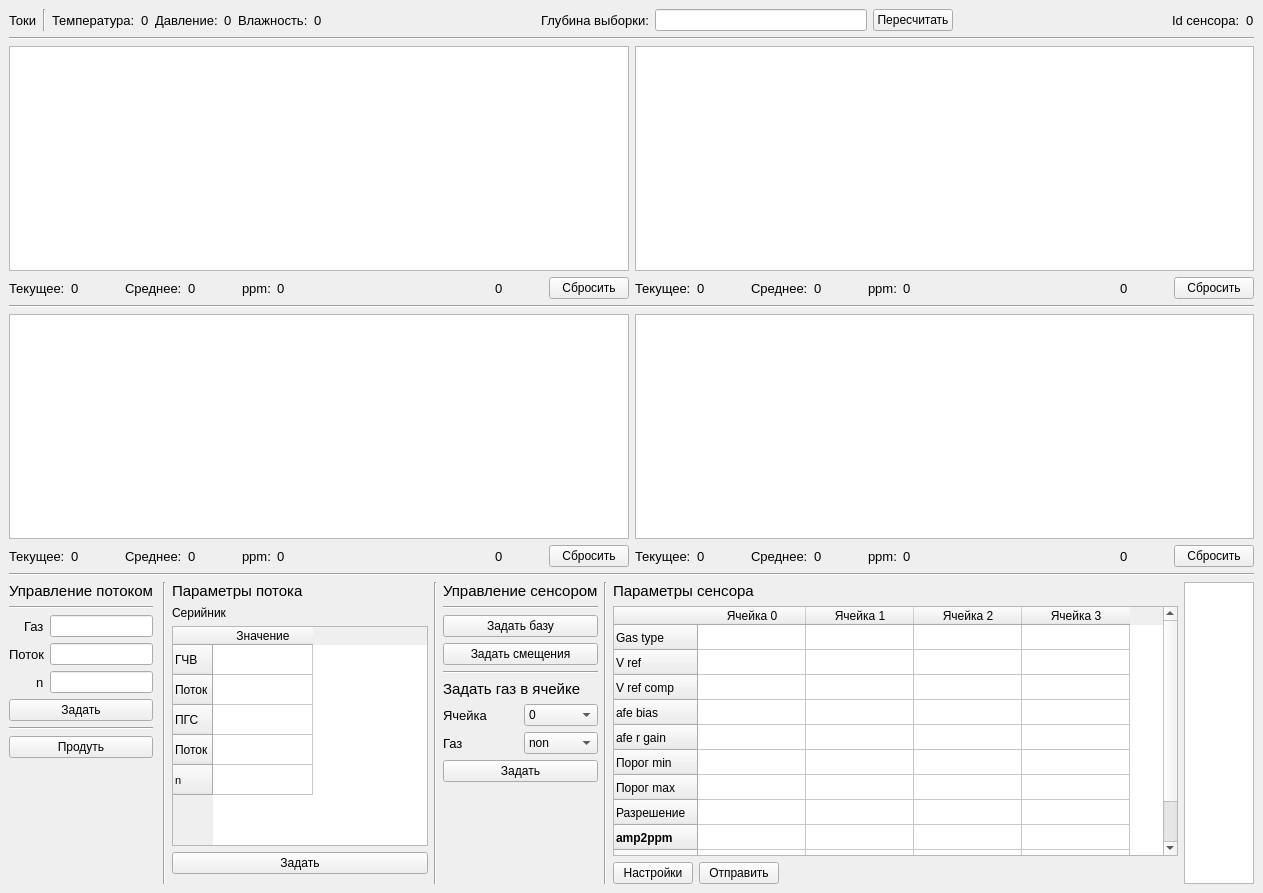
<?xml version="1.0" encoding="UTF-8"?>
<ui version="4.0">
 <class>MainWindow</class>
 <widget class="QMainWindow" name="MainWindow">
  <property name="geometry">
   <rect>
    <x>0</x>
    <y>0</y>
    <width>1263</width>
    <height>893</height>
   </rect>
  </property>
  <property name="baseSize">
   <size>
    <width>4</width>
    <height>7</height>
   </size>
  </property>
  <property name="windowTitle">
   <string>MainWindow</string>
  </property>
  <widget class="QWidget" name="centralwidget">
   <layout class="QVBoxLayout" name="verticalLayout_8" stretch="4,0,1">
    <item>
     <layout class="QVBoxLayout" name="verticalLayout_3">
      <item>
       <layout class="QHBoxLayout" name="horizontalLayout_4" stretch="0,0,0,0,0,0,0,0,0,0,0,0,0,0,0">
        <item>
         <widget class="QLabel" name="label_21">
          <property name="font">
           <font>
            <pointsize>10</pointsize>
           </font>
          </property>
          <property name="text">
           <string>Токи</string>
          </property>
         </widget>
        </item>
        <item>
         <widget class="Line" name="line_5">
          <property name="orientation">
           <enum>Qt::Vertical</enum>
          </property>
         </widget>
        </item>
        <item>
         <widget class="QLabel" name="label_24">
          <property name="font">
           <font>
            <pointsize>10</pointsize>
           </font>
          </property>
          <property name="text">
           <string>Температура:</string>
          </property>
         </widget>
        </item>
        <item>
         <widget class="QLabel" name="temperature">
          <property name="font">
           <font>
            <pointsize>10</pointsize>
           </font>
          </property>
          <property name="text">
           <string>0</string>
          </property>
         </widget>
        </item>
        <item>
         <widget class="QLabel" name="pr">
          <property name="font">
           <font>
            <pointsize>10</pointsize>
           </font>
          </property>
          <property name="text">
           <string>Давление:</string>
          </property>
         </widget>
        </item>
        <item>
         <widget class="QLabel" name="pressure">
          <property name="font">
           <font>
            <pointsize>10</pointsize>
           </font>
          </property>
          <property name="text">
           <string>0</string>
          </property>
         </widget>
        </item>
        <item>
         <widget class="QLabel" name="label_23">
          <property name="font">
           <font>
            <pointsize>10</pointsize>
           </font>
          </property>
          <property name="text">
           <string>Влажность:</string>
          </property>
         </widget>
        </item>
        <item>
         <widget class="QLabel" name="humidity">
          <property name="font">
           <font>
            <pointsize>10</pointsize>
           </font>
          </property>
          <property name="text">
           <string>0</string>
          </property>
         </widget>
        </item>
        <item>
         <spacer name="horizontalSpacer_9">
          <property name="orientation">
           <enum>Qt::Horizontal</enum>
          </property>
          <property name="sizeHint" stdset="0">
           <size>
            <width>40</width>
            <height>20</height>
           </size>
          </property>
         </spacer>
        </item>
        <item>
         <widget class="QLabel" name="label_31">
          <property name="font">
           <font>
            <pointsize>10</pointsize>
           </font>
          </property>
          <property name="text">
           <string>Глубина выборки:</string>
          </property>
         </widget>
        </item>
        <item>
         <widget class="QLineEdit" name="GasType_3">
          <property name="sizePolicy">
           <sizepolicy hsizetype="Expanding" vsizetype="Fixed">
            <horstretch>0</horstretch>
            <verstretch>0</verstretch>
           </sizepolicy>
          </property>
          <property name="minimumSize">
           <size>
            <width>20</width>
            <height>0</height>
           </size>
          </property>
         </widget>
        </item>
        <item>
         <widget class="QPushButton" name="average_calc">
          <property name="font">
           <font>
            <pointsize>9</pointsize>
           </font>
          </property>
          <property name="text">
           <string>Пересчитать</string>
          </property>
         </widget>
        </item>
        <item>
         <spacer name="horizontalSpacer_17">
          <property name="orientation">
           <enum>Qt::Horizontal</enum>
          </property>
          <property name="sizeHint" stdset="0">
           <size>
            <width>40</width>
            <height>20</height>
           </size>
          </property>
         </spacer>
        </item>
        <item>
         <widget class="QLabel" name="label_30">
          <property name="font">
           <font>
            <pointsize>10</pointsize>
           </font>
          </property>
          <property name="text">
           <string>Id сенсора:</string>
          </property>
         </widget>
        </item>
        <item>
         <widget class="QLabel" name="humidity_2">
          <property name="font">
           <font>
            <pointsize>10</pointsize>
           </font>
          </property>
          <property name="text">
           <string>0</string>
          </property>
         </widget>
        </item>
       </layout>
      </item>
      <item>
       <widget class="Line" name="line_21">
        <property name="orientation">
         <enum>Qt::Horizontal</enum>
        </property>
       </widget>
      </item>
      <item>
       <layout class="QHBoxLayout" name="horizontalLayout_6">
        <item>
         <layout class="QVBoxLayout" name="verticalLayout_9">
          <item>
           <widget class="PlotWidget" name="graph_1"/>
          </item>
          <item>
           <layout class="QHBoxLayout" name="horizontalLayout_2" stretch="0,0,0,0,0,0,0,0,3,0,0,0">
            <item>
             <widget class="QLabel" name="currentLabel">
              <property name="font">
               <font>
                <pointsize>10</pointsize>
               </font>
              </property>
              <property name="text">
               <string>Текущее:</string>
              </property>
             </widget>
            </item>
            <item>
             <widget class="QLabel" name="current_0">
              <property name="font">
               <font>
                <pointsize>10</pointsize>
               </font>
              </property>
              <property name="text">
               <string>0</string>
              </property>
             </widget>
            </item>
            <item>
             <spacer name="horizontalSpacer_4">
              <property name="orientation">
               <enum>Qt::Horizontal</enum>
              </property>
              <property name="sizeHint" stdset="0">
               <size>
                <width>40</width>
                <height>20</height>
               </size>
              </property>
             </spacer>
            </item>
            <item>
             <widget class="QLabel" name="label_6">
              <property name="font">
               <font>
                <pointsize>10</pointsize>
               </font>
              </property>
              <property name="text">
               <string>Среднее:</string>
              </property>
             </widget>
            </item>
            <item>
             <widget class="QLabel" name="average_0">
              <property name="font">
               <font>
                <pointsize>10</pointsize>
               </font>
              </property>
              <property name="text">
               <string>0</string>
              </property>
             </widget>
            </item>
            <item>
             <spacer name="horizontalSpacer_8">
              <property name="orientation">
               <enum>Qt::Horizontal</enum>
              </property>
              <property name="sizeHint" stdset="0">
               <size>
                <width>40</width>
                <height>20</height>
               </size>
              </property>
             </spacer>
            </item>
            <item>
             <widget class="QLabel" name="label_7">
              <property name="font">
               <font>
                <pointsize>10</pointsize>
               </font>
              </property>
              <property name="text">
               <string>ppm:</string>
              </property>
             </widget>
            </item>
            <item>
             <widget class="QLabel" name="ppm_0">
              <property name="font">
               <font>
                <pointsize>10</pointsize>
               </font>
              </property>
              <property name="text">
               <string>0</string>
              </property>
             </widget>
            </item>
            <item>
             <spacer name="horizontalSpacer_5">
              <property name="orientation">
               <enum>Qt::Horizontal</enum>
              </property>
              <property name="sizeHint" stdset="0">
               <size>
                <width>40</width>
                <height>20</height>
               </size>
              </property>
             </spacer>
            </item>
            <item>
             <widget class="QLabel" name="gas_type_0">
              <property name="font">
               <font>
                <pointsize>10</pointsize>
               </font>
              </property>
              <property name="text">
               <string>0</string>
              </property>
             </widget>
            </item>
            <item>
             <spacer name="horizontalSpacer_18">
              <property name="orientation">
               <enum>Qt::Horizontal</enum>
              </property>
              <property name="sizeHint" stdset="0">
               <size>
                <width>40</width>
                <height>20</height>
               </size>
              </property>
             </spacer>
            </item>
            <item>
             <widget class="QPushButton" name="reset_graph_0">
              <property name="text">
               <string>Сбросить</string>
              </property>
             </widget>
            </item>
           </layout>
          </item>
         </layout>
        </item>
        <item>
         <layout class="QVBoxLayout" name="verticalLayout">
          <item>
           <widget class="PlotWidget" name="graph_2"/>
          </item>
          <item>
           <layout class="QHBoxLayout" name="horizontalLayout_3" stretch="0,0,0,0,0,0,0,0,3,0,0,0">
            <item>
             <widget class="QLabel" name="label_12">
              <property name="font">
               <font>
                <pointsize>10</pointsize>
               </font>
              </property>
              <property name="text">
               <string>Текущее:</string>
              </property>
             </widget>
            </item>
            <item>
             <widget class="QLabel" name="current_1">
              <property name="font">
               <font>
                <pointsize>10</pointsize>
               </font>
              </property>
              <property name="text">
               <string>0</string>
              </property>
             </widget>
            </item>
            <item>
             <spacer name="horizontalSpacer_6">
              <property name="orientation">
               <enum>Qt::Horizontal</enum>
              </property>
              <property name="sizeHint" stdset="0">
               <size>
                <width>40</width>
                <height>20</height>
               </size>
              </property>
             </spacer>
            </item>
            <item>
             <widget class="QLabel" name="label_14">
              <property name="font">
               <font>
                <pointsize>10</pointsize>
               </font>
              </property>
              <property name="text">
               <string>Среднее:</string>
              </property>
             </widget>
            </item>
            <item>
             <widget class="QLabel" name="average_1">
              <property name="font">
               <font>
                <pointsize>10</pointsize>
               </font>
              </property>
              <property name="text">
               <string>0</string>
              </property>
             </widget>
            </item>
            <item>
             <spacer name="horizontalSpacer_15">
              <property name="orientation">
               <enum>Qt::Horizontal</enum>
              </property>
              <property name="sizeHint" stdset="0">
               <size>
                <width>40</width>
                <height>20</height>
               </size>
              </property>
             </spacer>
            </item>
            <item>
             <widget class="QLabel" name="label_9">
              <property name="font">
               <font>
                <pointsize>10</pointsize>
               </font>
              </property>
              <property name="text">
               <string>ppm:</string>
              </property>
             </widget>
            </item>
            <item>
             <widget class="QLabel" name="ppm_1">
              <property name="font">
               <font>
                <pointsize>10</pointsize>
               </font>
              </property>
              <property name="text">
               <string>0</string>
              </property>
             </widget>
            </item>
            <item>
             <spacer name="horizontalSpacer_7">
              <property name="orientation">
               <enum>Qt::Horizontal</enum>
              </property>
              <property name="sizeHint" stdset="0">
               <size>
                <width>40</width>
                <height>20</height>
               </size>
              </property>
             </spacer>
            </item>
            <item>
             <widget class="QLabel" name="gas_type_1">
              <property name="font">
               <font>
                <pointsize>10</pointsize>
               </font>
              </property>
              <property name="text">
               <string>0</string>
              </property>
             </widget>
            </item>
            <item>
             <spacer name="horizontalSpacer_20">
              <property name="orientation">
               <enum>Qt::Horizontal</enum>
              </property>
              <property name="sizeHint" stdset="0">
               <size>
                <width>40</width>
                <height>20</height>
               </size>
              </property>
             </spacer>
            </item>
            <item>
             <widget class="QPushButton" name="reset_graph_1">
              <property name="text">
               <string>Сбросить</string>
              </property>
             </widget>
            </item>
           </layout>
          </item>
         </layout>
        </item>
       </layout>
      </item>
      <item>
       <widget class="Line" name="line_10">
        <property name="orientation">
         <enum>Qt::Horizontal</enum>
        </property>
       </widget>
      </item>
      <item>
       <layout class="QHBoxLayout" name="horizontalLayout_7">
        <item>
         <layout class="QVBoxLayout" name="verticalLayout_6">
          <item>
           <widget class="PlotWidget" name="graph_3"/>
          </item>
          <item>
           <layout class="QHBoxLayout" name="horizontalLayout_11" stretch="0,0,0,0,0,0,0,0,3,0,0,0">
            <item>
             <widget class="QLabel" name="label_26">
              <property name="font">
               <font>
                <pointsize>10</pointsize>
               </font>
              </property>
              <property name="text">
               <string>Текущее:</string>
              </property>
             </widget>
            </item>
            <item>
             <widget class="QLabel" name="current_2">
              <property name="font">
               <font>
                <pointsize>10</pointsize>
               </font>
              </property>
              <property name="text">
               <string>0</string>
              </property>
             </widget>
            </item>
            <item>
             <spacer name="horizontalSpacer_12">
              <property name="orientation">
               <enum>Qt::Horizontal</enum>
              </property>
              <property name="sizeHint" stdset="0">
               <size>
                <width>40</width>
                <height>20</height>
               </size>
              </property>
             </spacer>
            </item>
            <item>
             <widget class="QLabel" name="label_28">
              <property name="font">
               <font>
                <pointsize>10</pointsize>
               </font>
              </property>
              <property name="text">
               <string>Среднее:</string>
              </property>
             </widget>
            </item>
            <item>
             <widget class="QLabel" name="average_2">
              <property name="font">
               <font>
                <pointsize>10</pointsize>
               </font>
              </property>
              <property name="text">
               <string>0</string>
              </property>
             </widget>
            </item>
            <item>
             <spacer name="horizontalSpacer_14">
              <property name="orientation">
               <enum>Qt::Horizontal</enum>
              </property>
              <property name="sizeHint" stdset="0">
               <size>
                <width>40</width>
                <height>20</height>
               </size>
              </property>
             </spacer>
            </item>
            <item>
             <widget class="QLabel" name="label_8">
              <property name="font">
               <font>
                <pointsize>10</pointsize>
               </font>
              </property>
              <property name="text">
               <string>ppm:</string>
              </property>
             </widget>
            </item>
            <item>
             <widget class="QLabel" name="ppm_2">
              <property name="font">
               <font>
                <pointsize>10</pointsize>
               </font>
              </property>
              <property name="text">
               <string>0</string>
              </property>
             </widget>
            </item>
            <item>
             <spacer name="horizontalSpacer_13">
              <property name="orientation">
               <enum>Qt::Horizontal</enum>
              </property>
              <property name="sizeHint" stdset="0">
               <size>
                <width>40</width>
                <height>20</height>
               </size>
              </property>
             </spacer>
            </item>
            <item>
             <widget class="QLabel" name="gas_type_2">
              <property name="font">
               <font>
                <pointsize>10</pointsize>
               </font>
              </property>
              <property name="text">
               <string>0</string>
              </property>
             </widget>
            </item>
            <item>
             <spacer name="horizontalSpacer_19">
              <property name="orientation">
               <enum>Qt::Horizontal</enum>
              </property>
              <property name="sizeHint" stdset="0">
               <size>
                <width>40</width>
                <height>20</height>
               </size>
              </property>
             </spacer>
            </item>
            <item>
             <widget class="QPushButton" name="reset_graph_2">
              <property name="text">
               <string>Сбросить</string>
              </property>
             </widget>
            </item>
           </layout>
          </item>
         </layout>
        </item>
        <item>
         <layout class="QVBoxLayout" name="verticalLayout_4">
          <item>
           <widget class="PlotWidget" name="graph_4"/>
          </item>
          <item>
           <layout class="QHBoxLayout" name="horizontalLayout_5" stretch="0,0,0,0,0,0,0,0,3,0,0,0">
            <item>
             <widget class="QLabel" name="label_25">
              <property name="font">
               <font>
                <pointsize>10</pointsize>
               </font>
              </property>
              <property name="text">
               <string>Текущее:</string>
              </property>
             </widget>
            </item>
            <item>
             <widget class="QLabel" name="current_3">
              <property name="font">
               <font>
                <pointsize>10</pointsize>
               </font>
              </property>
              <property name="text">
               <string>0</string>
              </property>
             </widget>
            </item>
            <item>
             <spacer name="horizontalSpacer_10">
              <property name="orientation">
               <enum>Qt::Horizontal</enum>
              </property>
              <property name="sizeHint" stdset="0">
               <size>
                <width>40</width>
                <height>20</height>
               </size>
              </property>
             </spacer>
            </item>
            <item>
             <widget class="QLabel" name="label_27">
              <property name="font">
               <font>
                <pointsize>10</pointsize>
               </font>
              </property>
              <property name="text">
               <string>Среднее:</string>
              </property>
             </widget>
            </item>
            <item>
             <widget class="QLabel" name="average_3">
              <property name="font">
               <font>
                <pointsize>10</pointsize>
               </font>
              </property>
              <property name="text">
               <string>0</string>
              </property>
             </widget>
            </item>
            <item>
             <spacer name="horizontalSpacer_16">
              <property name="orientation">
               <enum>Qt::Horizontal</enum>
              </property>
              <property name="sizeHint" stdset="0">
               <size>
                <width>40</width>
                <height>20</height>
               </size>
              </property>
             </spacer>
            </item>
            <item>
             <widget class="QLabel" name="label_10">
              <property name="font">
               <font>
                <pointsize>10</pointsize>
               </font>
              </property>
              <property name="text">
               <string>ppm:</string>
              </property>
             </widget>
            </item>
            <item>
             <widget class="QLabel" name="ppm_3">
              <property name="font">
               <font>
                <pointsize>10</pointsize>
               </font>
              </property>
              <property name="text">
               <string>0</string>
              </property>
             </widget>
            </item>
            <item>
             <spacer name="horizontalSpacer_11">
              <property name="orientation">
               <enum>Qt::Horizontal</enum>
              </property>
              <property name="sizeHint" stdset="0">
               <size>
                <width>40</width>
                <height>20</height>
               </size>
              </property>
             </spacer>
            </item>
            <item>
             <widget class="QLabel" name="gas_type_3">
              <property name="font">
               <font>
                <pointsize>10</pointsize>
               </font>
              </property>
              <property name="text">
               <string>0</string>
              </property>
             </widget>
            </item>
            <item>
             <spacer name="horizontalSpacer_21">
              <property name="orientation">
               <enum>Qt::Horizontal</enum>
              </property>
              <property name="sizeHint" stdset="0">
               <size>
                <width>40</width>
                <height>20</height>
               </size>
              </property>
             </spacer>
            </item>
            <item>
             <widget class="QPushButton" name="reset_graph_3">
              <property name="text">
               <string>Сбросить</string>
              </property>
             </widget>
            </item>
           </layout>
          </item>
         </layout>
        </item>
       </layout>
      </item>
     </layout>
    </item>
    <item>
     <widget class="Line" name="line_3">
      <property name="orientation">
       <enum>Qt::Horizontal</enum>
      </property>
     </widget>
    </item>
    <item>
     <layout class="QHBoxLayout" name="horizontalLayout_10" stretch="1,1,0,0,0,0,4">
      <item>
       <layout class="QHBoxLayout" name="horizontalLayout_8">
        <item>
         <layout class="QVBoxLayout" name="verticalLayout_10" stretch="0,0,0,0,0,0,0">
          <item>
           <widget class="QLabel" name="label_11">
            <property name="font">
             <font>
              <pointsize>11</pointsize>
             </font>
            </property>
            <property name="text">
             <string>Управление потоком</string>
            </property>
           </widget>
          </item>
          <item>
           <widget class="Line" name="line_8">
            <property name="orientation">
             <enum>Qt::Horizontal</enum>
            </property>
           </widget>
          </item>
          <item>
           <layout class="QFormLayout" name="formLayout">
            <property name="labelAlignment">
             <set>Qt::AlignRight|Qt::AlignTrailing|Qt::AlignVCenter</set>
            </property>
            <item row="0" column="0">
             <widget class="QLabel" name="label_2">
              <property name="font">
               <font>
                <pointsize>10</pointsize>
               </font>
              </property>
              <property name="text">
               <string>Газ</string>
              </property>
             </widget>
            </item>
            <item row="0" column="1">
             <widget class="QLineEdit" name="GasType"/>
            </item>
            <item row="1" column="0">
             <widget class="QLabel" name="label_3">
              <property name="font">
               <font>
                <pointsize>10</pointsize>
               </font>
              </property>
              <property name="text">
               <string>Поток</string>
              </property>
             </widget>
            </item>
            <item row="1" column="1">
             <widget class="QLineEdit" name="TargetFlow"/>
            </item>
            <item row="2" column="0">
             <widget class="QLabel" name="label_4">
              <property name="font">
               <font>
                <pointsize>10</pointsize>
               </font>
              </property>
              <property name="text">
               <string>n</string>
              </property>
             </widget>
            </item>
            <item row="2" column="1">
             <widget class="QLineEdit" name="TargetConc"/>
            </item>
           </layout>
          </item>
          <item>
           <widget class="QPushButton" name="SendFlowParams">
            <property name="sizePolicy">
             <sizepolicy hsizetype="Minimum" vsizetype="Fixed">
              <horstretch>0</horstretch>
              <verstretch>0</verstretch>
             </sizepolicy>
            </property>
            <property name="font">
             <font>
              <pointsize>9</pointsize>
             </font>
            </property>
            <property name="text">
             <string>Задать</string>
            </property>
           </widget>
          </item>
          <item>
           <widget class="Line" name="line_7">
            <property name="orientation">
             <enum>Qt::Horizontal</enum>
            </property>
           </widget>
          </item>
          <item>
           <widget class="QPushButton" name="CleanAir">
            <property name="font">
             <font>
              <pointsize>9</pointsize>
             </font>
            </property>
            <property name="text">
             <string>Продуть</string>
            </property>
           </widget>
          </item>
          <item>
           <spacer name="verticalSpacer_2">
            <property name="orientation">
             <enum>Qt::Vertical</enum>
            </property>
            <property name="sizeHint" stdset="0">
             <size>
              <width>20</width>
              <height>40</height>
             </size>
            </property>
           </spacer>
          </item>
         </layout>
        </item>
        <item>
         <spacer name="horizontalSpacer_3">
          <property name="orientation">
           <enum>Qt::Horizontal</enum>
          </property>
          <property name="sizeHint" stdset="0">
           <size>
            <width>40</width>
            <height>20</height>
           </size>
          </property>
         </spacer>
        </item>
        <item>
         <spacer name="horizontalSpacer">
          <property name="orientation">
           <enum>Qt::Horizontal</enum>
          </property>
          <property name="sizeHint" stdset="0">
           <size>
            <width>40</width>
            <height>20</height>
           </size>
          </property>
         </spacer>
        </item>
       </layout>
      </item>
      <item>
       <widget class="Line" name="line">
        <property name="orientation">
         <enum>Qt::Vertical</enum>
        </property>
       </widget>
      </item>
      <item>
       <layout class="QVBoxLayout" name="verticalLayout_11" stretch="0,0,0,0,0">
        <item>
         <widget class="QLabel" name="label_17">
          <property name="sizePolicy">
           <sizepolicy hsizetype="Preferred" vsizetype="Minimum">
            <horstretch>0</horstretch>
            <verstretch>0</verstretch>
           </sizepolicy>
          </property>
          <property name="font">
           <font>
            <pointsize>11</pointsize>
           </font>
          </property>
          <property name="text">
           <string>Параметры потока</string>
          </property>
         </widget>
        </item>
        <item>
         <widget class="QLabel" name="label">
          <property name="text">
           <string>Серийник</string>
          </property>
         </widget>
        </item>
        <item>
         <widget class="QTableWidget" name="tableFlowSettings">
          <property name="sizePolicy">
           <sizepolicy hsizetype="Fixed" vsizetype="Fixed">
            <horstretch>0</horstretch>
            <verstretch>0</verstretch>
           </sizepolicy>
          </property>
          <property name="minimumSize">
           <size>
            <width>150</width>
            <height>220</height>
           </size>
          </property>
          <row>
           <property name="text">
            <string>ГЧВ</string>
           </property>
          </row>
          <row>
           <property name="text">
            <string>Поток</string>
           </property>
          </row>
          <row>
           <property name="text">
            <string>ПГС</string>
           </property>
          </row>
          <row>
           <property name="text">
            <string>Поток</string>
           </property>
          </row>
          <row>
           <property name="text">
            <string>n</string>
           </property>
           <property name="font">
            <font>
             <family>MS Shell Dlg 2</family>
             <pointsize>8</pointsize>
            </font>
           </property>
          </row>
          <column>
           <property name="text">
            <string>Значение</string>
           </property>
          </column>
         </widget>
        </item>
        <item>
         <widget class="QPushButton" name="pushButton">
          <property name="text">
           <string>Задать</string>
          </property>
         </widget>
        </item>
        <item>
         <spacer name="verticalSpacer_3">
          <property name="orientation">
           <enum>Qt::Vertical</enum>
          </property>
          <property name="sizeHint" stdset="0">
           <size>
            <width>20</width>
            <height>40</height>
           </size>
          </property>
         </spacer>
        </item>
       </layout>
      </item>
      <item>
       <widget class="Line" name="line_4">
        <property name="orientation">
         <enum>Qt::Vertical</enum>
        </property>
       </widget>
      </item>
      <item>
       <layout class="QVBoxLayout" name="verticalLayout_7">
        <item>
         <widget class="QLabel" name="label_13">
          <property name="font">
           <font>
            <pointsize>11</pointsize>
           </font>
          </property>
          <property name="text">
           <string>Управление сенсором</string>
          </property>
         </widget>
        </item>
        <item>
         <widget class="Line" name="line_6">
          <property name="orientation">
           <enum>Qt::Horizontal</enum>
          </property>
         </widget>
        </item>
        <item>
         <widget class="QPushButton" name="SetBaseLine">
          <property name="font">
           <font>
            <pointsize>9</pointsize>
           </font>
          </property>
          <property name="text">
           <string>Задать базу</string>
          </property>
         </widget>
        </item>
        <item>
         <widget class="QPushButton" name="SetBias">
          <property name="font">
           <font>
            <pointsize>9</pointsize>
           </font>
          </property>
          <property name="text">
           <string>Задать смещения</string>
          </property>
         </widget>
        </item>
        <item>
         <widget class="Line" name="line_9">
          <property name="orientation">
           <enum>Qt::Horizontal</enum>
          </property>
         </widget>
        </item>
        <item>
         <widget class="QLabel" name="label_15">
          <property name="font">
           <font>
            <pointsize>11</pointsize>
           </font>
          </property>
          <property name="text">
           <string>Задать газ в ячейке</string>
          </property>
         </widget>
        </item>
        <item>
         <layout class="QHBoxLayout" name="horizontalLayout_12">
          <item>
           <widget class="QLabel" name="label_18">
            <property name="font">
             <font>
              <pointsize>10</pointsize>
             </font>
            </property>
            <property name="text">
             <string>Ячейка</string>
            </property>
           </widget>
          </item>
          <item>
           <widget class="QComboBox" name="comboBoxCell">
            <item>
             <property name="text">
              <string>0</string>
             </property>
            </item>
            <item>
             <property name="text">
              <string>1</string>
             </property>
            </item>
            <item>
             <property name="text">
              <string>2</string>
             </property>
            </item>
            <item>
             <property name="text">
              <string>3</string>
             </property>
            </item>
           </widget>
          </item>
         </layout>
        </item>
        <item>
         <layout class="QHBoxLayout" name="horizontalLayout_13">
          <item>
           <widget class="QLabel" name="label_19">
            <property name="font">
             <font>
              <pointsize>10</pointsize>
             </font>
            </property>
            <property name="text">
             <string>Газ</string>
            </property>
           </widget>
          </item>
          <item>
           <widget class="QComboBox" name="comboBoxGasType">
            <item>
             <property name="text">
              <string>non</string>
             </property>
            </item>
            <item>
             <property name="text">
              <string>CO</string>
             </property>
            </item>
            <item>
             <property name="text">
              <string>NO2</string>
             </property>
            </item>
            <item>
             <property name="text">
              <string>SO2</string>
             </property>
            </item>
            <item>
             <property name="text">
              <string>H2S</string>
             </property>
            </item>
            <item>
             <property name="text">
              <string>NH3</string>
             </property>
            </item>
            <item>
             <property name="text">
              <string>CH2O</string>
             </property>
            </item>
            <item>
             <property name="text">
              <string>O3</string>
             </property>
            </item>
            <item>
             <property name="text">
              <string>NO</string>
             </property>
            </item>
            <item>
             <property name="text">
              <string>HCl</string>
             </property>
            </item>
            <item>
             <property name="text">
              <string>HF</string>
             </property>
            </item>
            <item>
             <property name="text">
              <string>Cl2</string>
             </property>
            </item>
           </widget>
          </item>
         </layout>
        </item>
        <item>
         <widget class="QPushButton" name="SetGasType">
          <property name="sizePolicy">
           <sizepolicy hsizetype="Minimum" vsizetype="Fixed">
            <horstretch>0</horstretch>
            <verstretch>0</verstretch>
           </sizepolicy>
          </property>
          <property name="font">
           <font>
            <pointsize>9</pointsize>
           </font>
          </property>
          <property name="text">
           <string>Задать</string>
          </property>
         </widget>
        </item>
        <item>
         <spacer name="verticalSpacer_5">
          <property name="orientation">
           <enum>Qt::Vertical</enum>
          </property>
          <property name="sizeHint" stdset="0">
           <size>
            <width>20</width>
            <height>40</height>
           </size>
          </property>
         </spacer>
        </item>
       </layout>
      </item>
      <item>
       <widget class="Line" name="line_2">
        <property name="orientation">
         <enum>Qt::Vertical</enum>
        </property>
       </widget>
      </item>
      <item>
       <layout class="QHBoxLayout" name="horizontalLayout_9">
        <item>
         <layout class="QVBoxLayout" name="verticalLayout_2">
          <item>
           <widget class="QLabel" name="label_16">
            <property name="sizePolicy">
             <sizepolicy hsizetype="Minimum" vsizetype="Minimum">
              <horstretch>0</horstretch>
              <verstretch>0</verstretch>
             </sizepolicy>
            </property>
            <property name="font">
             <font>
              <pointsize>11</pointsize>
             </font>
            </property>
            <property name="text">
             <string>Параметры сенсора</string>
            </property>
           </widget>
          </item>
          <item>
           <widget class="QTableWidget" name="tableGASettings">
            <property name="sizePolicy">
             <sizepolicy hsizetype="Fixed" vsizetype="Preferred">
              <horstretch>0</horstretch>
              <verstretch>0</verstretch>
             </sizepolicy>
            </property>
            <property name="minimumSize">
             <size>
              <width>565</width>
              <height>250</height>
             </size>
            </property>
            <property name="showGrid">
             <bool>true</bool>
            </property>
            <property name="gridStyle">
             <enum>Qt::SolidLine</enum>
            </property>
            <property name="wordWrap">
             <bool>true</bool>
            </property>
            <attribute name="horizontalHeaderDefaultSectionSize">
             <number>108</number>
            </attribute>
            <attribute name="verticalHeaderDefaultSectionSize">
             <number>25</number>
            </attribute>
            <row>
             <property name="text">
              <string>Gas type</string>
             </property>
            </row>
            <row>
             <property name="text">
              <string>V ref</string>
             </property>
            </row>
            <row>
             <property name="text">
              <string>V ref comp</string>
             </property>
            </row>
            <row>
             <property name="text">
              <string>afe bias</string>
             </property>
            </row>
            <row>
             <property name="text">
              <string>afe r gain</string>
             </property>
            </row>
            <row>
             <property name="text">
              <string>Порог min</string>
             </property>
            </row>
            <row>
             <property name="text">
              <string>Порог max</string>
             </property>
            </row>
            <row>
             <property name="text">
              <string>Разрешение</string>
             </property>
            </row>
            <row>
             <property name="text">
              <string>amp2ppm</string>
             </property>
             <property name="font">
              <font>
               <weight>75</weight>
               <bold>true</bold>
              </font>
             </property>
            </row>
            <row>
             <property name="text">
              <string>время ответа</string>
             </property>
            </row>
            <row>
             <property name="text">
              <string>База</string>
             </property>
             <property name="font">
              <font>
               <weight>75</weight>
               <bold>true</bold>
              </font>
             </property>
            </row>
            <column>
             <property name="text">
              <string>Ячейка 0</string>
             </property>
            </column>
            <column>
             <property name="text">
              <string>Ячейка 1</string>
             </property>
            </column>
            <column>
             <property name="text">
              <string>Ячейка 2</string>
             </property>
            </column>
            <column>
             <property name="text">
              <string>Ячейка 3</string>
             </property>
            </column>
            <item row="8" column="0">
             <property name="text">
              <string/>
             </property>
             <property name="font">
              <font>
               <pointsize>9</pointsize>
              </font>
             </property>
            </item>
            <item row="10" column="0">
             <property name="text">
              <string/>
             </property>
            </item>
           </widget>
          </item>
          <item>
           <layout class="QHBoxLayout" name="horizontalLayout">
            <item>
             <widget class="QPushButton" name="GetGASettings">
              <property name="sizePolicy">
               <sizepolicy hsizetype="Minimum" vsizetype="Fixed">
                <horstretch>0</horstretch>
                <verstretch>0</verstretch>
               </sizepolicy>
              </property>
              <property name="font">
               <font>
                <pointsize>9</pointsize>
               </font>
              </property>
              <property name="text">
               <string>Настройки</string>
              </property>
             </widget>
            </item>
            <item>
             <widget class="QPushButton" name="SetGASettings">
              <property name="sizePolicy">
               <sizepolicy hsizetype="Minimum" vsizetype="Fixed">
                <horstretch>0</horstretch>
                <verstretch>0</verstretch>
               </sizepolicy>
              </property>
              <property name="font">
               <font>
                <pointsize>9</pointsize>
               </font>
              </property>
              <property name="text">
               <string>Отправить</string>
              </property>
             </widget>
            </item>
            <item>
             <spacer name="horizontalSpacer_2">
              <property name="orientation">
               <enum>Qt::Horizontal</enum>
              </property>
              <property name="sizeHint" stdset="0">
               <size>
                <width>40</width>
                <height>20</height>
               </size>
              </property>
             </spacer>
            </item>
           </layout>
          </item>
          <item>
           <spacer name="verticalSpacer">
            <property name="orientation">
             <enum>Qt::Vertical</enum>
            </property>
            <property name="sizeHint" stdset="0">
             <size>
              <width>20</width>
              <height>40</height>
             </size>
            </property>
           </spacer>
          </item>
         </layout>
        </item>
        <item>
         <widget class="PlotWidget" name="graph_5"/>
        </item>
       </layout>
      </item>
     </layout>
    </item>
   </layout>
  </widget>
 </widget>
 <customwidgets>
  <customwidget>
   <class>PlotWidget</class>
   <extends>QGraphicsView</extends>
   <header location="global">pyqtgraph</header>
  </customwidget>
 </customwidgets>
 <resources/>
 <connections/>
</ui>
